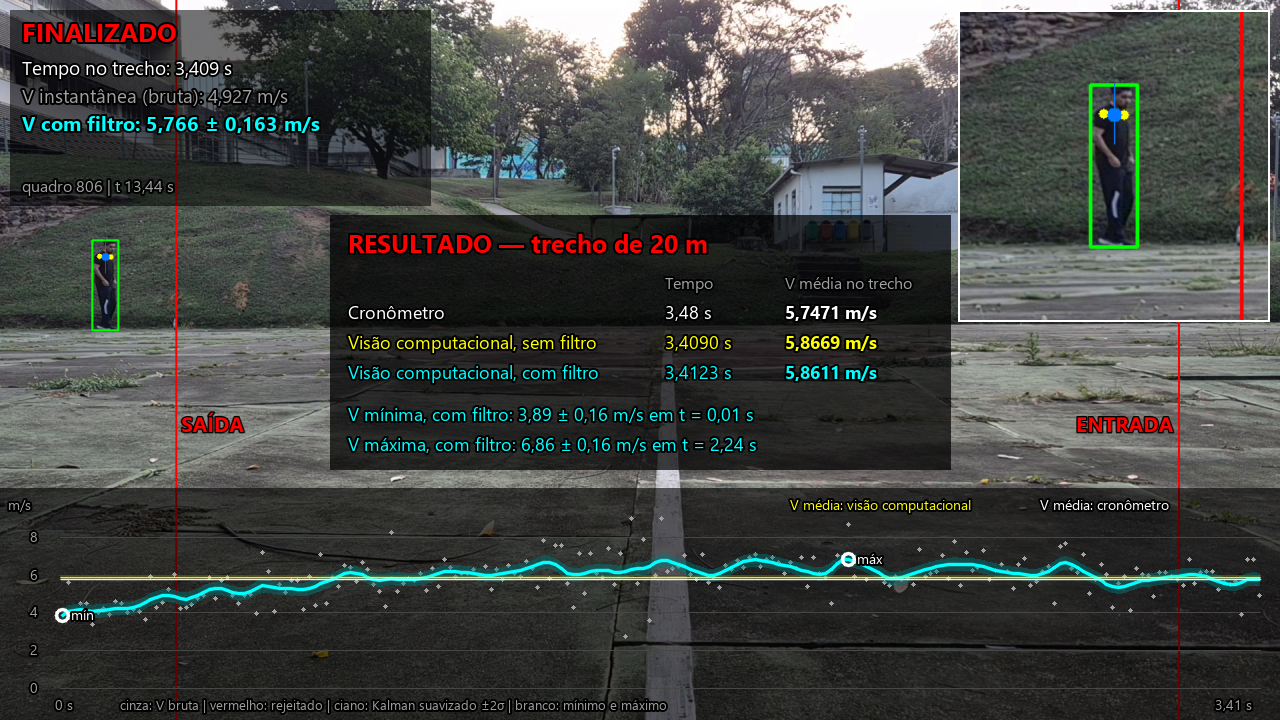
#> input picture monografia/figuras/tela_J_Correndo.png, 1280 x 720 px
$ python -i segmentacao_hsv.py   (imports and definitions only)
#> lines starting #> are read from the running program, lines starting #| are printed output that depends on the picture; after the words box and inside, x2 and y2 are one past the last pixel; in counts of white or black regions, pixels touching at a corner belong together
#> further down, picture is the input picture: shape (720, 1280, 3); mean B, G, R 66.4, 69.5, 66.7
"""
=============================================================================
SEGMENTAÇÃO POR COR (HSV) NO ENSAIO A
=============================================================================

Primeira abordagem de detecção do corredor: o ponto medido é o centro da maior região laranja
(o colete) em cada quadro. O ruído, os descartes e a janela do trecho são calculados pelas mesmas
funções usadas com a estimação de pose, em analisar_cruzamentos.medir(), sem filtro de Kalman.
Sobre a posição horizontal do ponto, o programa imprime:

  - deslocamento entre quadros consecutivos, no sentido da corrida, e sua mediana;
  - saltos: deslocamentos várias vezes maiores que a mediana e quadros em que o ponto recua;
  - segundas diferenças d, as que passam do limite de 5 desvios padrão e o ruído do ponto.

As posições detectadas ficam em resultados/hsv/Trotando_2_hsv.csv. Com --video, a detecção é
refeita a partir do vídeo e o CSV é regravado.

Uso (na raiz do repositório):

    python src/segmentacao_hsv.py
    python src/segmentacao_hsv.py --video caminho/do/video.mp4
=============================================================================
"""

import argparse
import csv
import json
import sys
from pathlib import Path

import cv2
import numpy as np

PASTA_PROJETO = Path(__file__).resolve().parent.parent
sys.path.insert(0, str(PASTA_PROJETO / "src"))

import analisar_cruzamentos as ac  # noqa: E402

ENSAIO = "Trotando_2"
ARQUIVO_POSICOES = PASTA_PROJETO / "resultados" / "hsv" / f"{ENSAIO}_hsv.csv"

# Faixa de cor do colete, no espaço HSV do OpenCV, e área mínima da região, em pixels².
HSV_MIN = np.array([0, 168, 147])
HSV_MAX = np.array([176, 255, 255])
AREA_MINIMA = 100

SALTO_MINIMO_PX = 40       # deslocamento considerado salto


def detectar(frame):
    """Centro (x, y) da maior região dentro da faixa de cor; None se não houver região válida."""
    mascara = cv2.dilate(cv2.inRange(cv2.cvtColor(frame, cv2.COLOR_BGR2HSV), HSV_MIN, HSV_MAX), None, iterations=2)
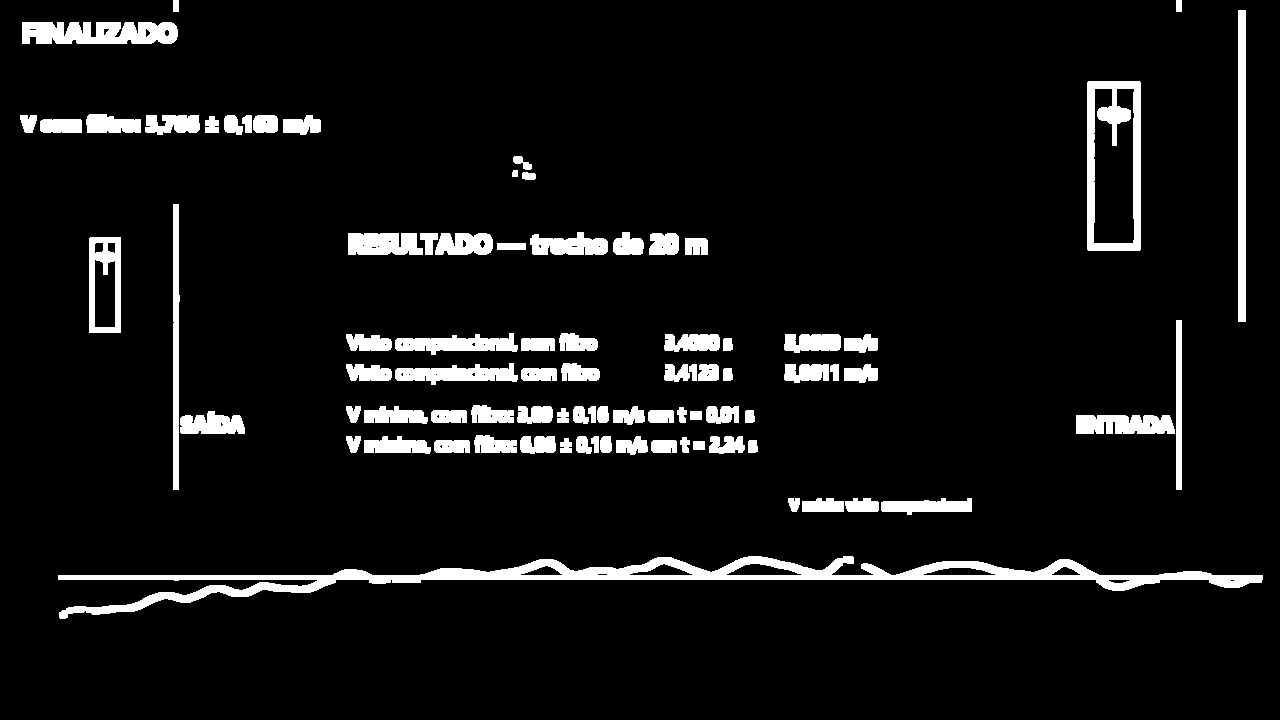
#> mascara: shape (720, 1280); 7% white; 84 white regions
    contornos, _ = cv2.findContours(mascara, cv2.RETR_EXTERNAL, cv2.CHAIN_APPROX_SIMPLE)
#> contornos = 84 contours; largest, box (x1, y1, x2, y2) and area: (58, 556, 1263, 619) 14354, (1087, 81, 1141, 251) 8955, (89, 237, 121, 333) 2944, (22, 22, 178, 44) 2789, (1238, 10, 1246, 322) 2177
    if contornos:
        maior = max(contornos, key=cv2.contourArea)
#> maior = contour of 702 points, box (x1, y1, x2, y2) (58, 556, 1263, 619), area 14354
        momentos = cv2.moments(maior)
#> momentos = moments, m00 14354.5, centre m10/m00, m01/m00 = (668.4, 576.3)
        if cv2.contourArea(maior) > AREA_MINIMA and momentos["m00"] > 0:
            return momentos["m10"] / momentos["m00"], momentos["m01"] / momentos["m00"]
    return None


# [67 lines left out: functions gravar_posicoes, medir_hsv, main, not called in this run]


# [2 lines not run here, left out]

>>> import cv2
>>> picture = cv2.imread('../monografia/figuras/tela_J_Correndo.png')
>>> result = detectar(picture)
#> result = (668.4, 576.3)

$ run again, on monografia/figuras/tela_Trotando_2.png
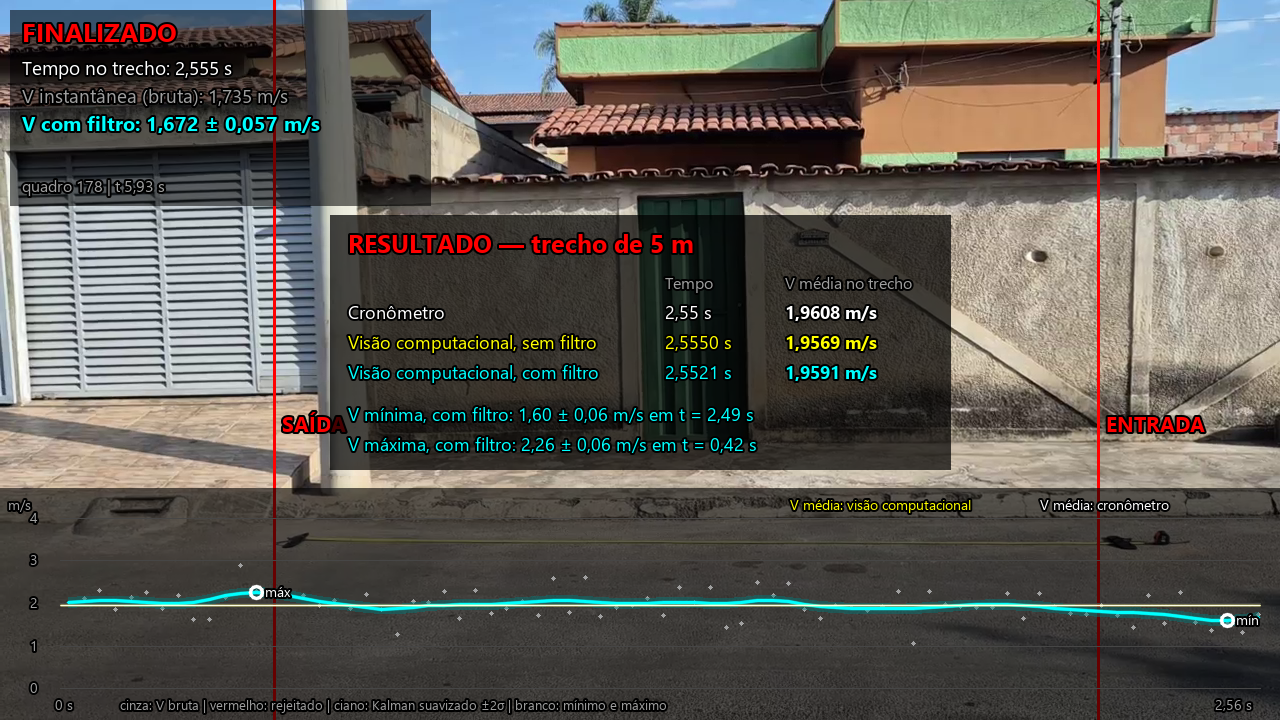
#> input picture monografia/figuras/tela_Trotando_2.png, 1280 x 720 px
#> picture is the input picture: shape (720, 1280, 3); mean B, G, R 83.7, 89.5, 91.5
#> in detectar, `mascara = cv2.dilate(cv2.inRange(cv2.cvtColor(frame, cv2.COLOR_BGR2HSV..`:
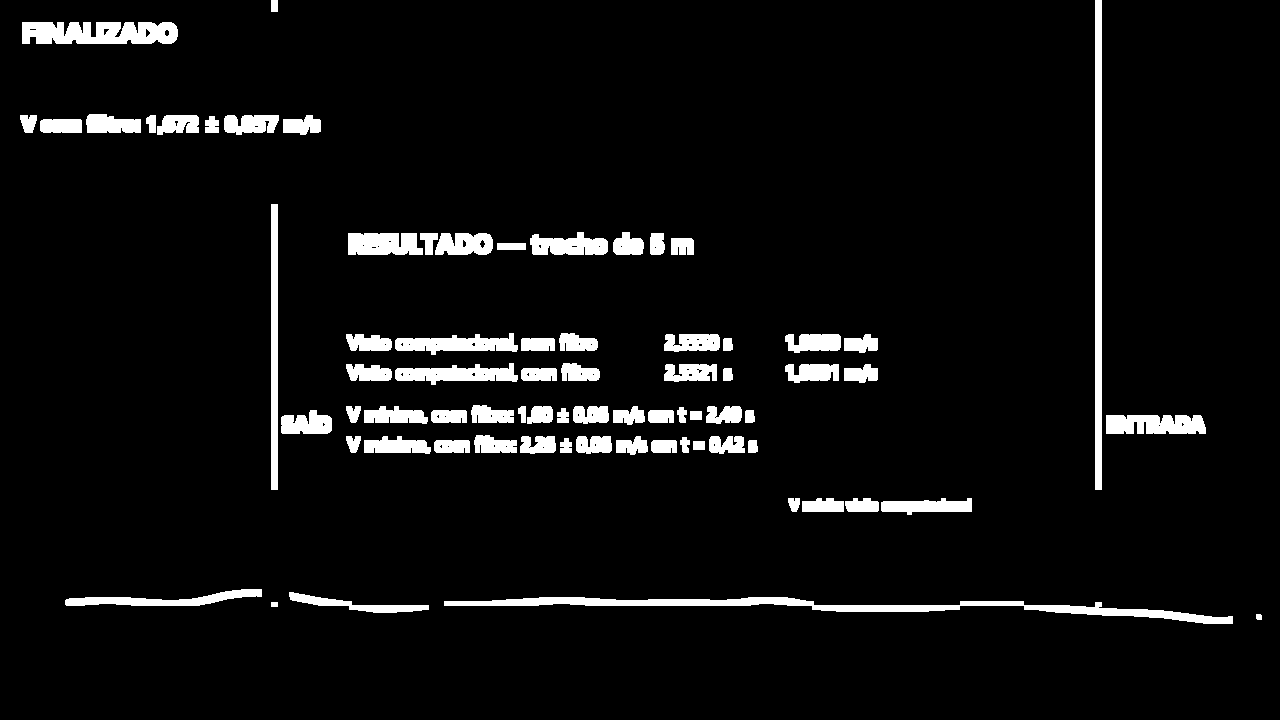
#> mascara: shape (720, 1280); 5.6% white; 74 white regions
#> contornos = 74 contours; largest, box (x1, y1, x2, y2) and area: (444, 597, 1233, 624) 4584, (1095, 0, 1102, 490) 2934, (22, 22, 178, 44) 2789, (271, 204, 278, 490) 1710, (1106, 415, 1206, 434) 1566
#> maior = contour of 138 points, box (x1, y1, x2, y2) (444, 597, 1233, 624), area 4584
#> momentos = moments, m00 4583.5, centre m10/m00, m01/m00 = (848.6, 606.2)
#> result = (848.6, 606.2)
